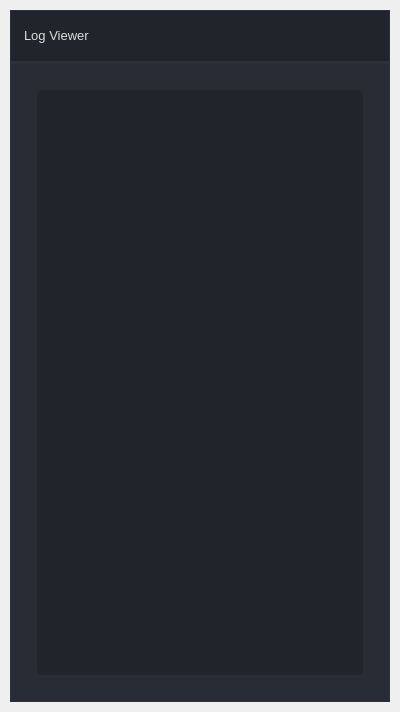
<?xml version="1.0" encoding="UTF-8"?>
<ui version="4.0">
 <author>Wanderson M. Pimenta</author>
 <class>LogWindow</class>
 <widget class="QMainWindow" name="LogWindow">
  <property name="geometry">
   <rect>
    <x>0</x>
    <y>0</y>
    <width>400</width>
    <height>712</height>
   </rect>
  </property>
  <property name="minimumSize">
   <size>
    <width>400</width>
    <height>560</height>
   </size>
  </property>git c
  <property name="windowTitle">
   <string>MainWindow</string>
  </property>
  <widget class="QWidget" name="styleSheet">
   <property name="font">
    <font>
     <family>Segoe UI</family>
     <pointsize>10</pointsize>
     <weight>50</weight>
     <italic>false</italic>
     <bold>false</bold>
    </font>
   </property>
   <property name="styleSheet">
    <string notr="true">/* /////////////////////////////////////////////////////////////////////////////////////////////////

SET APP STYLESHEET - FULL STYLES HERE
DARK THEME - DRACULA COLOR BASED

///////////////////////////////////////////////////////////////////////////////////////////////// */

QWidget{
	color: rgb(221, 221, 221);
	font: 10pt &quot;Segoe UI&quot;;
}

/* /////////////////////////////////////////////////////////////////////////////////////////////////
Tooltip */
QToolTip {
	color: #ffffff;
	background-color: rgba(33, 37, 43, 180);
	border: 1px solid rgb(44, 49, 58);
	background-image: none;
	background-position: left center;
    background-repeat: no-repeat;
	border: none;
	border-left: 2px solid rgb(255, 121, 198);
	text-align: left;
	padding-left: 8px;
	margin: 0px;
}

/* /////////////////////////////////////////////////////////////////////////////////////////////////
Bg App */
#bgApp {	
	background-color: rgb(40, 44, 52);
	border: 1px solid rgb(44, 49, 58);
}

/* /////////////////////////////////////////////////////////////////////////////////////////////////
Left Menu */
#leftMenuBg {	
	background-color: rgb(33, 37, 43);
}
#topLogo {
	background-color: rgb(33, 37, 43);
	background-image: url(:/images/images/images/PyDracula.png);
	background-position: centered;
	background-repeat: no-repeat;
}
#titleLeftApp { font: 63 12pt &quot;Segoe UI Semibold&quot;; }
#titleLeftDescription { font: 8pt &quot;Segoe UI&quot;; color: rgb(189, 147, 249); }

/* MENUS */
#topMenu .QPushButton {	
	background-position: left center;
    background-repeat: no-repeat;
	border: none;
	border-left: 22px solid transparent;
	background-color: transparent;
	text-align: left;
	padding-left: 44px;
}
#topMenu .QPushButton:hover {
	background-color: rgb(40, 44, 52);
}
#topMenu .QPushButton:pressed {	
	background-color: rgb(189, 147, 249);
	color: rgb(255, 255, 255);
}
#bottomMenu .QPushButton {	
	background-position: left center;
    background-repeat: no-repeat;
	border: none;
	border-left: 20px solid transparent;
	background-color:transparent;
	text-align: left;
	padding-left: 44px;
}
#bottomMenu .QPushButton:hover {
	background-color: rgb(40, 44, 52);
}
#bottomMenu .QPushButton:pressed {	
	background-color: rgb(189, 147, 249);
	color: rgb(255, 255, 255);
}
#leftMenuFrame{
	border-top: 3px solid rgb(44, 49, 58);
}

/* Toggle Button */
#toggleButton {
	background-position: left center;
    background-repeat: no-repeat;
	border: none;
	border-left: 20px solid transparent;
	background-color: rgb(37, 41, 48);
	text-align: left;
	padding-left: 44px;
	color: rgb(113, 126, 149);
}
#toggleButton:hover {
	background-color: rgb(40, 44, 52);
}
#toggleButton:pressed {
	background-color: rgb(189, 147, 249);
}

/* Title Menu */
#titleRightInfo { padding-left: 10px; }


/* /////////////////////////////////////////////////////////////////////////////////////////////////
Extra Tab */
#extraLeftBox {	
	background-color: rgb(44, 49, 58);
}
#extraTopBg{	
	background-color: rgb(189, 147, 249)
}

/* Icon */
#extraIcon {
	background-position: center;
	background-repeat: no-repeat;
	background-image: url(:/icons/images/icons/icon_settings.png);
}

/* Label */
#extraLabel { color: rgb(255, 255, 255); }

/* Btn Close */
#extraCloseColumnBtn { background-color: rgba(255, 255, 255, 0); border: none;  border-radius: 5px; }
#extraCloseColumnBtn:hover { background-color: rgb(196, 161, 249); border-style: solid; border-radius: 4px; }
#extraCloseColumnBtn:pressed { background-color: rgb(180, 141, 238); border-style: solid; border-radius: 4px; }

/* Extra Content */
#extraContent{
	border-top: 3px solid rgb(40, 44, 52);
}

/* Extra Top Menus */
#extraTopMenu .QPushButton {
background-position: left center;
    background-repeat: no-repeat;
	border: none;
	border-left: 22px solid transparent;
	background-color:transparent;
	text-align: left;
	padding-left: 44px;
}
#extraTopMenu .QPushButton:hover {
	background-color: rgb(40, 44, 52);
}
#extraTopMenu .QPushButton:pressed {	
	background-color: rgb(189, 147, 249);
	color: rgb(255, 255, 255);
}

/* /////////////////////////////////////////////////////////////////////////////////////////////////
Content App */
#contentTopBg{	
	background-color: rgb(33, 37, 43);
}
#contentBottom{
	border-top: 3px solid rgb(44, 49, 58);
}

/* Top Buttons */
#rightButtons .QPushButton { background-color: rgba(255, 255, 255, 0); border: none;  border-radius: 5px; }
#rightButtons .QPushButton:hover { background-color: rgb(44, 49, 57); border-style: solid; border-radius: 4px; }
#rightButtons .QPushButton:pressed { background-color: rgb(23, 26, 30); border-style: solid; border-radius: 4px; }

/* Theme Settings */
#extraRightBox { background-color: rgb(44, 49, 58); }
#themeSettingsTopDetail { background-color: rgb(189, 147, 249); }

/* Bottom Bar */
#bottomBar { background-color: rgb(44, 49, 58); }
#bottomBar QLabel { font-size: 11px; color: rgb(113, 126, 149); padding-left: 10px; padding-right: 10px; padding-bottom: 2px; }

/* CONTENT SETTINGS */
/* MENUS */
#contentSettings .QPushButton {	
	background-position: left center;
    background-repeat: no-repeat;
	border: none;
	border-left: 22px solid transparent;
	background-color:transparent;
	text-align: left;
	padding-left: 44px;
}
#contentSettings .QPushButton:hover {
	background-color: rgb(40, 44, 52);
}
#contentSettings .QPushButton:pressed {	
	background-color: rgb(189, 147, 249);
	color: rgb(255, 255, 255);
}

/* /////////////////////////////////////////////////////////////////////////////////////////////////
QTableWidget */
QTableWidget {	
	background-color: transparent;
	padding: 10px;
	border-radius: 5px;
	gridline-color: rgb(44, 49, 58);
	border-bottom: 1px solid rgb(44, 49, 60);
}
QTableWidget::item{
	border-color: rgb(44, 49, 60);
	padding-left: 5px;
	padding-right: 5px;
	gridline-color: rgb(44, 49, 60);
}
QTableWidget::item:selected{
	background-color: rgb(189, 147, 249);
}
QHeaderView::section{
	background-color: rgb(33, 37, 43);
	max-width: 30px;
	border: 1px solid rgb(44, 49, 58);
	border-style: none;
    border-bottom: 1px solid rgb(44, 49, 60);
    border-right: 1px solid rgb(44, 49, 60);
}
QTableWidget::horizontalHeader {	
	background-color: rgb(33, 37, 43);
}
QHeaderView::section:horizontal
{
    border: 1px solid rgb(33, 37, 43);
	background-color: rgb(33, 37, 43);
	padding: 3px;
	border-top-left-radius: 7px;
    border-top-right-radius: 7px;
}
QHeaderView::section:vertical
{
    border: 1px solid rgb(44, 49, 60);
}

/* /////////////////////////////////////////////////////////////////////////////////////////////////
LineEdit */
QLineEdit {
	background-color: rgb(33, 37, 43);
	border-radius: 5px;
	border: 2px solid rgb(33, 37, 43);
	padding-left: 10px;
	selection-color: rgb(255, 255, 255);
	selection-background-color: rgb(255, 121, 198);
}
QLineEdit:hover {
	border: 2px solid rgb(64, 71, 88);
}
QLineEdit:focus {
	border: 2px solid rgb(91, 101, 124);
}

/* /////////////////////////////////////////////////////////////////////////////////////////////////
PlainTextEdit */
QPlainTextEdit {
	background-color: rgb(27, 29, 35);
	border-radius: 5px;
	padding: 10px;
	selection-color: rgb(255, 255, 255);
	selection-background-color: rgb(255, 121, 198);
}
QPlainTextEdit  QScrollBar:vertical {
    width: 8px;
 }
QPlainTextEdit  QScrollBar:horizontal {
    height: 8px;
 }
QPlainTextEdit:hover {
	border: 2px solid rgb(64, 71, 88);
}
QPlainTextEdit:focus {
	border: 2px solid rgb(91, 101, 124);
}

/* /////////////////////////////////////////////////////////////////////////////////////////////////
ScrollBars */
QScrollBar:horizontal {
    border: none;
    background: rgb(52, 59, 72);
    height: 8px;
    margin: 0px 21px 0 21px;
	border-radius: 0px;
}
QScrollBar::handle:horizontal {
    background: rgb(189, 147, 249);
    min-width: 25px;
	border-radius: 4px
}
QScrollBar::add-line:horizontal {
    border: none;
    background: rgb(55, 63, 77);
    width: 20px;
	border-top-right-radius: 4px;
    border-bottom-right-radius: 4px;
    subcontrol-position: right;
    subcontrol-origin: margin;
}
QScrollBar::sub-line:horizontal {
    border: none;
    background: rgb(55, 63, 77);
    width: 20px;
	border-top-left-radius: 4px;
    border-bottom-left-radius: 4px;
    subcontrol-position: left;
    subcontrol-origin: margin;
}
QScrollBar::up-arrow:horizontal, QScrollBar::down-arrow:horizontal
{
     background: none;
}
QScrollBar::add-page:horizontal, QScrollBar::sub-page:horizontal
{
     background: none;
}
 QScrollBar:vertical {
	border: none;
    background: rgb(52, 59, 72);
    width: 8px;
    margin: 21px 0 21px 0;
	border-radius: 0px;
 }
 QScrollBar::handle:vertical {	
	background: rgb(189, 147, 249);
    min-height: 25px;
	border-radius: 4px
 }
 QScrollBar::add-line:vertical {
     border: none;
    background: rgb(55, 63, 77);
     height: 20px;
	border-bottom-left-radius: 4px;
    border-bottom-right-radius: 4px;
     subcontrol-position: bottom;
     subcontrol-origin: margin;
 }
 QScrollBar::sub-line:vertical {
	border: none;
    background: rgb(55, 63, 77);
     height: 20px;
	border-top-left-radius: 4px;
    border-top-right-radius: 4px;
     subcontrol-position: top;
     subcontrol-origin: margin;
 }
 QScrollBar::up-arrow:vertical, QScrollBar::down-arrow:vertical {
     background: none;
 }

 QScrollBar::add-page:vertical, QScrollBar::sub-page:vertical {
     background: none;
 }

/* /////////////////////////////////////////////////////////////////////////////////////////////////
CheckBox */
QCheckBox::indicator {
    border: 3px solid rgb(52, 59, 72);
	width: 15px;
	height: 15px;
	border-radius: 10px;
    background: rgb(44, 49, 60);
}
QCheckBox::indicator:hover {
    border: 3px solid rgb(58, 66, 81);
}
QCheckBox::indicator:checked {
    background: 3px solid rgb(52, 59, 72);
	border: 3px solid rgb(52, 59, 72);	
	background-image: url(:/icons/images/icons/cil-check-alt.png);
}

/* /////////////////////////////////////////////////////////////////////////////////////////////////
RadioButton */
QRadioButton::indicator {
    border: 3px solid rgb(52, 59, 72);
	width: 15px;
	height: 15px;
	border-radius: 10px;
    background: rgb(44, 49, 60);
}
QRadioButton::indicator:hover {
    border: 3px solid rgb(58, 66, 81);
}
QRadioButton::indicator:checked {
    background: 3px solid rgb(94, 106, 130);
	border: 3px solid rgb(52, 59, 72);	
}

/* /////////////////////////////////////////////////////////////////////////////////////////////////
ComboBox */
QComboBox{
	background-color: rgb(27, 29, 35);
	border-radius: 5px;
	border: 2px solid rgb(33, 37, 43);
	padding: 5px;
	padding-left: 10px;
}
QComboBox:hover{
	border: 2px solid rgb(64, 71, 88);
}
QComboBox::drop-down {
	subcontrol-origin: padding;
	subcontrol-position: top right;
	width: 25px; 
	border-left-width: 3px;
	border-left-color: rgba(39, 44, 54, 150);
	border-left-style: solid;
	border-top-right-radius: 3px;
	border-bottom-right-radius: 3px;	
	background-image: url(:/icons/images/icons/cil-arrow-bottom.png);
	background-position: center;
	background-repeat: no-reperat;
 }
QComboBox QAbstractItemView {
	color: rgb(255, 121, 198);	
	background-color: rgb(33, 37, 43);
	padding: 10px;
	selection-background-color: rgb(39, 44, 54);
}

/* /////////////////////////////////////////////////////////////////////////////////////////////////
Sliders */
QSlider::groove:horizontal {
    border-radius: 5px;
    height: 10px;
	margin: 0px;
	background-color: rgb(52, 59, 72);
}
QSlider::groove:horizontal:hover {
	background-color: rgb(55, 62, 76);
}
QSlider::handle:horizontal {
    background-color: rgb(189, 147, 249);
    border: none;
    height: 10px;
    width: 10px;
    margin: 0px;
	border-radius: 5px;
}
QSlider::handle:horizontal:hover {
    background-color: rgb(195, 155, 255);
}
QSlider::handle:horizontal:pressed {
    background-color: rgb(255, 121, 198);
}

QSlider::groove:vertical {
    border-radius: 5px;
    width: 10px;
    margin: 0px;
	background-color: rgb(52, 59, 72);
}
QSlider::groove:vertical:hover {
	background-color: rgb(55, 62, 76);
}
QSlider::handle:vertical {
    background-color: rgb(189, 147, 249);
	border: none;
    height: 10px;
    width: 10px;
    margin: 0px;
	border-radius: 5px;
}
QSlider::handle:vertical:hover {
    background-color: rgb(195, 155, 255);
}
QSlider::handle:vertical:pressed {
    background-color: rgb(255, 121, 198);
}

/* /////////////////////////////////////////////////////////////////////////////////////////////////
CommandLinkButton */
QCommandLinkButton {	
	color: rgb(255, 121, 198);
	border-radius: 5px;
	padding: 5px;
	color: rgb(255, 170, 255);
}
QCommandLinkButton:hover {	
	color: rgb(255, 170, 255);
	background-color: rgb(44, 49, 60);
}
QCommandLinkButton:pressed {	
	color: rgb(189, 147, 249);
	background-color: rgb(52, 58, 71);
}

/* /////////////////////////////////////////////////////////////////////////////////////////////////
Button */
#pagesContainer QPushButton {
	border: 2px solid rgb(52, 59, 72);
	border-radius: 5px;	
	background-color: rgb(52, 59, 72);
}
#pagesContainer QPushButton:hover {
	background-color: rgb(57, 65, 80);
	border: 2px solid rgb(61, 70, 86);
}
#pagesContainer QPushButton:pressed {	
	background-color: rgb(35, 40, 49);
	border: 2px solid rgb(43, 50, 61);
}

</string>
   </property>
   <layout class="QVBoxLayout" name="appMargins">
    <property name="spacing">
     <number>0</number>
    </property>
    <property name="leftMargin">
     <number>10</number>
    </property>
    <property name="topMargin">
     <number>10</number>
    </property>
    <property name="rightMargin">
     <number>10</number>
    </property>
    <property name="bottomMargin">
     <number>10</number>
    </property>
    <item>
     <widget class="QFrame" name="bgApp">
      <property name="styleSheet">
       <string notr="true"/>
      </property>
      <property name="frameShape">
       <enum>QFrame::NoFrame</enum>
      </property>
      <property name="frameShadow">
       <enum>QFrame::Raised</enum>
      </property>
      <layout class="QHBoxLayout" name="appLayout">
       <property name="spacing">
        <number>0</number>
       </property>
       <property name="leftMargin">
        <number>0</number>
       </property>
       <property name="topMargin">
        <number>0</number>
       </property>
       <property name="rightMargin">
        <number>0</number>
       </property>
       <property name="bottomMargin">
        <number>0</number>
       </property>
       <item>
        <widget class="QFrame" name="contentBox">
         <property name="frameShape">
          <enum>QFrame::NoFrame</enum>
         </property>
         <property name="frameShadow">
          <enum>QFrame::Raised</enum>
         </property>
         <layout class="QVBoxLayout" name="verticalLayout_2">
          <property name="spacing">
           <number>0</number>
          </property>
          <property name="leftMargin">
           <number>0</number>
          </property>
          <property name="topMargin">
           <number>0</number>
          </property>
          <property name="rightMargin">
           <number>0</number>
          </property>
          <property name="bottomMargin">
           <number>0</number>
          </property>
          <item>
           <widget class="QFrame" name="contentTopBg">
            <property name="minimumSize">
             <size>
              <width>0</width>
              <height>50</height>
             </size>
            </property>
            <property name="maximumSize">
             <size>
              <width>16777215</width>
              <height>50</height>
             </size>
            </property>
            <property name="frameShape">
             <enum>QFrame::NoFrame</enum>
            </property>
            <property name="frameShadow">
             <enum>QFrame::Raised</enum>
            </property>
            <layout class="QHBoxLayout" name="horizontalLayout">
             <property name="spacing">
              <number>0</number>
             </property>
             <property name="leftMargin">
              <number>0</number>
             </property>
             <property name="topMargin">
              <number>0</number>
             </property>
             <property name="rightMargin">
              <number>10</number>
             </property>
             <property name="bottomMargin">
              <number>0</number>
             </property>
             <item>
              <widget class="QFrame" name="leftBox">
               <property name="sizePolicy">
                <sizepolicy hsizetype="Expanding" vsizetype="Preferred">
                 <horstretch>0</horstretch>
                 <verstretch>0</verstretch>
                </sizepolicy>
               </property>
               <property name="frameShape">
                <enum>QFrame::NoFrame</enum>
               </property>
               <property name="frameShadow">
                <enum>QFrame::Raised</enum>
               </property>
               <layout class="QHBoxLayout" name="horizontalLayout_3">
                <property name="spacing">
                 <number>0</number>
                </property>
                <property name="leftMargin">
                 <number>0</number>
                </property>
                <property name="topMargin">
                 <number>0</number>
                </property>
                <property name="rightMargin">
                 <number>0</number>
                </property>
                <property name="bottomMargin">
                 <number>0</number>
                </property>
                <item>
                 <widget class="QLabel" name="titleRightInfo">
                  <property name="sizePolicy">
                   <sizepolicy hsizetype="Preferred" vsizetype="Expanding">
                    <horstretch>0</horstretch>
                    <verstretch>0</verstretch>
                   </sizepolicy>
                  </property>
                  <property name="maximumSize">
                   <size>
                    <width>16777215</width>
                    <height>45</height>
                   </size>
                  </property>
                  <property name="font">
                   <font>
                    <family>Segoe UI</family>
                    <pointsize>10</pointsize>
                    <weight>50</weight>
                    <italic>false</italic>
                    <bold>false</bold>
                   </font>
                  </property>
                  <property name="text">
                   <string>Log Viewer</string>
                  </property>
                  <property name="alignment">
                   <set>Qt::AlignLeading|Qt::AlignLeft|Qt::AlignVCenter</set>
                  </property>
                 </widget>
                </item>
               </layout>
              </widget>
             </item>
             <item alignment="Qt::AlignRight">
              <widget class="QFrame" name="rightButtons">
               <property name="minimumSize">
                <size>
                 <width>0</width>
                 <height>28</height>
                </size>
               </property>
               <property name="frameShape">
                <enum>QFrame::NoFrame</enum>
               </property>
               <property name="frameShadow">
                <enum>QFrame::Raised</enum>
               </property>
               <layout class="QHBoxLayout" name="horizontalLayout_2">
                <property name="spacing">
                 <number>5</number>
                </property>
                <property name="leftMargin">
                 <number>0</number>
                </property>
                <property name="topMargin">
                 <number>0</number>
                </property>
                <property name="rightMargin">
                 <number>0</number>
                </property>
                <property name="bottomMargin">
                 <number>0</number>
                </property>
                <item>
                 <widget class="QPushButton" name="minimizeAppBtn">
                  <property name="minimumSize">
                   <size>
                    <width>28</width>
                    <height>28</height>
                   </size>
                  </property>
                  <property name="maximumSize">
                   <size>
                    <width>28</width>
                    <height>28</height>
                   </size>
                  </property>
                  <property name="cursor">
                   <cursorShape>PointingHandCursor</cursorShape>
                  </property>
                  <property name="toolTip">
                   <string>Minimize</string>
                  </property>
                  <property name="text">
                   <string/>
                  </property>
                  <property name="icon">
                   <iconset resource="resources.qrc">
                    <normaloff>:/icons/images/icons/icon_minimize.png</normaloff>:/icons/images/icons/icon_minimize.png</iconset>
                  </property>
                  <property name="iconSize">
                   <size>
                    <width>20</width>
                    <height>20</height>
                   </size>
                  </property>
                 </widget>
                </item>
                <item>
                 <widget class="QPushButton" name="maximizeRestoreAppBtn">
                  <property name="minimumSize">
                   <size>
                    <width>28</width>
                    <height>28</height>
                   </size>
                  </property>
                  <property name="maximumSize">
                   <size>
                    <width>28</width>
                    <height>28</height>
                   </size>
                  </property>
                  <property name="font">
                   <font>
                    <family>Segoe UI</family>
                    <pointsize>10</pointsize>
                    <weight>50</weight>
                    <italic>false</italic>
                    <bold>false</bold>
                    <stylestrategy>PreferDefault</stylestrategy>
                   </font>
                  </property>
                  <property name="cursor">
                   <cursorShape>PointingHandCursor</cursorShape>
                  </property>
                  <property name="toolTip">
                   <string>Maximize</string>
                  </property>
                  <property name="text">
                   <string/>
                  </property>
                  <property name="icon">
                   <iconset resource="resources.qrc">
                    <normaloff>:/icons/images/icons/icon_maximize.png</normaloff>:/icons/images/icons/icon_maximize.png</iconset>
                  </property>
                  <property name="iconSize">
                   <size>
                    <width>20</width>
                    <height>20</height>
                   </size>
                  </property>
                 </widget>
                </item>
                <item>
                 <widget class="QPushButton" name="closeAppBtn">
                  <property name="minimumSize">
                   <size>
                    <width>28</width>
                    <height>28</height>
                   </size>
                  </property>
                  <property name="maximumSize">
                   <size>
                    <width>28</width>
                    <height>28</height>
                   </size>
                  </property>
                  <property name="cursor">
                   <cursorShape>PointingHandCursor</cursorShape>
                  </property>
                  <property name="toolTip">
                   <string>Close</string>
                  </property>
                  <property name="text">
                   <string/>
                  </property>
                  <property name="icon">
                   <iconset resource="resources.qrc">
                    <normaloff>:/icons/images/icons/icon_close.png</normaloff>:/icons/images/icons/icon_close.png</iconset>
                  </property>
                  <property name="iconSize">
                   <size>
                    <width>20</width>
                    <height>20</height>
                   </size>
                  </property>
                 </widget>
                </item>
               </layout>
              </widget>
             </item>
            </layout>
           </widget>
          </item>
          <item>
           <widget class="QFrame" name="contentBottom">
            <property name="frameShape">
             <enum>QFrame::NoFrame</enum>
            </property>
            <property name="frameShadow">
             <enum>QFrame::Raised</enum>
            </property>
            <layout class="QVBoxLayout" name="verticalLayout_6">
             <property name="spacing">
              <number>0</number>
             </property>
             <property name="leftMargin">
              <number>0</number>
             </property>
             <property name="topMargin">
              <number>0</number>
             </property>
             <property name="rightMargin">
              <number>0</number>
             </property>
             <property name="bottomMargin">
              <number>0</number>
             </property>
             <item>
              <widget class="QFrame" name="content">
               <property name="frameShape">
                <enum>QFrame::NoFrame</enum>
               </property>
               <property name="frameShadow">
                <enum>QFrame::Raised</enum>
               </property>
               <layout class="QHBoxLayout" name="horizontalLayout_4">
                <property name="spacing">
                 <number>0</number>
                </property>
                <property name="leftMargin">
                 <number>0</number>
                </property>
                <property name="topMargin">
                 <number>0</number>
                </property>
                <property name="rightMargin">
                 <number>0</number>
                </property>
                <property name="bottomMargin">
                 <number>0</number>
                </property>
                <item>
                 <widget class="QFrame" name="pagesContainer">
                  <property name="styleSheet">
                   <string notr="true"/>
                  </property>
                  <property name="frameShape">
                   <enum>QFrame::NoFrame</enum>
                  </property>
                  <property name="frameShadow">
                   <enum>QFrame::Raised</enum>
                  </property>
                  <layout class="QVBoxLayout" name="verticalLayout_15">
                   <property name="spacing">
                    <number>0</number>
                   </property>
                   <property name="leftMargin">
                    <number>10</number>
                   </property>
                   <property name="topMargin">
                    <number>10</number>
                   </property>
                   <property name="rightMargin">
                    <number>10</number>
                   </property>
                   <property name="bottomMargin">
                    <number>10</number>
                   </property>
                   <item>
                    <widget class="QStackedWidget" name="stackedWidget">
                     <property name="styleSheet">
                      <string notr="true">background: transparent;</string>
                     </property>
                     <property name="currentIndex">
                      <number>0</number>
                     </property>
                     <widget class="QWidget" name="new_page">
                      <layout class="QVBoxLayout" name="verticalLayout_20">
                       <item>
                        <widget class="QFrame" name="row_4">
                         <property name="sizePolicy">
                          <sizepolicy hsizetype="MinimumExpanding" vsizetype="MinimumExpanding">
                           <horstretch>0</horstretch>
                           <verstretch>0</verstretch>
                          </sizepolicy>
                         </property>
                         <property name="minimumSize">
                          <size>
                           <width>200</width>
                           <height>200</height>
                          </size>
                         </property>
                         <property name="frameShape">
                          <enum>QFrame::StyledPanel</enum>
                         </property>
                         <property name="frameShadow">
                          <enum>QFrame::Raised</enum>
                         </property>
                         <layout class="QVBoxLayout" name="verticalLayout_21">
                          <property name="spacing">
                           <number>0</number>
                          </property>
                          <property name="leftMargin">
                           <number>6</number>
                          </property>
                          <property name="topMargin">
                           <number>6</number>
                          </property>
                          <property name="rightMargin">
                           <number>6</number>
                          </property>
                          <property name="bottomMargin">
                           <number>6</number>
                          </property>
                          <item>
                           <widget class="QPlainTextEdit" name="plainTextEdit_2">
                            <property name="sizePolicy">
                             <sizepolicy hsizetype="Expanding" vsizetype="Expanding">
                              <horstretch>0</horstretch>
                              <verstretch>0</verstretch>
                             </sizepolicy>
                            </property>
                            <property name="minimumSize">
                             <size>
                              <width>0</width>
                              <height>0</height>
                             </size>
                            </property>
                            <property name="styleSheet">
                             <string notr="true">background-color: rgb(33, 37, 43);</string>
                            </property>
                            <property name="inputMethodHints">
                             <set>Qt::ImhMultiLine</set>
                            </property>
                            <property name="readOnly">
                             <bool>true</bool>
                            </property>
                           </widget>
                          </item>
                         </layout>
                        </widget>
                       </item>
                      </layout>
                     </widget>
                    </widget>
                   </item>
                  </layout>
                 </widget>
                </item>
               </layout>
              </widget>
             </item>
            </layout>
           </widget>
          </item>
         </layout>
        </widget>
       </item>
      </layout>
     </widget>
    </item>
   </layout>
  </widget>
 </widget>
 <resources>
  <include location="resources.qrc"/>
 </resources>
 <connections/>
</ui>
